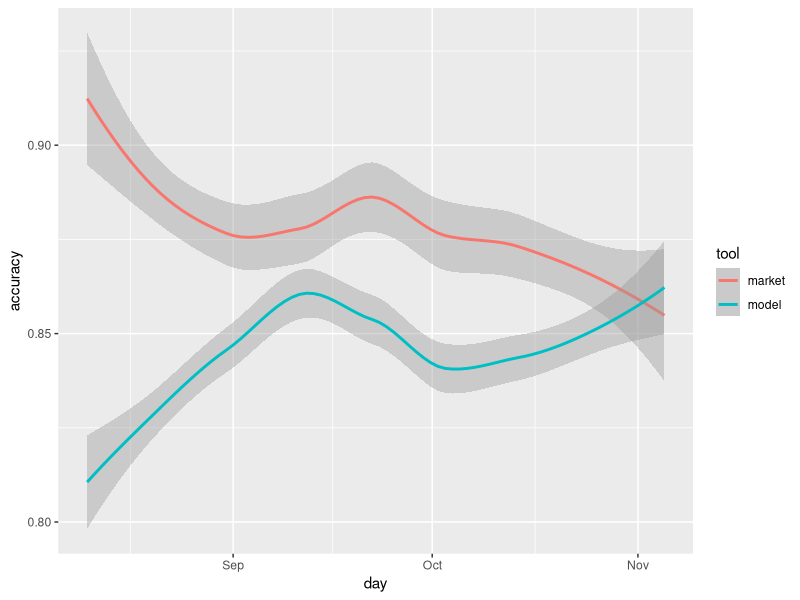

Reproduce this figure in R.
library(tidyverse)
election_results <- read_csv("./data/election_results.csv")
joined <-
  read_csv("./data/joined.csv") %>%
  mutate(party = recode(party, "I" = "D"))

# market over time --------------------------------------------------------

model_correct <- function(data, day) {
  guess <-
    data %>%
    left_join(election_results, by = "code") %>%
    filter(date == day) %>%
    filter(party == "D") %>%
    mutate(guess = if_else(condition = voteshare > 0.5,
                           true = "D",
                           false = "R")) %>%
    mutate(correct = guess == winner) %>%
    select(code, prob, voteshare, dem, guess, winner) %>%
    rename(before = voteshare,
           after = dem)
  return(mean(guess$guess == guess$winner, na.rm = T))
}

accuracy <- tibble(day = unique(joined$date),
                     model_accuracy = rep(NA, n_distinct(joined$date)),
                     market_accuracy = rep(NA, n_distinct(joined$date)))

for (i in 1:nrow(accuracy)) {
  accuracy$model_accuracy[i] <-
    model_correct(joined, day = accuracy$day[i])
}

# model over time ---------------------------------------------------------

market_correct <- function(data, day) {
  guess <-
    data %>%
    left_join(election_results, by = "code") %>%
    filter(date == day) %>%
    filter(party == "D") %>%
    mutate(guess = if_else(condition = price > 0.5,
                           true = "D",
                           false = "R")) %>%
    mutate(correct = guess == winner) %>%
    select(code, price, volume, dem, guess, winner) %>%
    rename(after = dem)
  return(mean(guess$guess == guess$winner, na.rm = T))
}

for (i in 1:nrow(accuracy)) {
  accuracy$market_accuracy[i] <-
    market_correct(joined, day = accuracy$day[i])
}


# plot --------------------------------------------------------------------

accuracy <-
  accuracy %>%
  gather(key = tool,
         value = accuracy,
         model_accuracy,
         market_accuracy) %>%
  filter(day < "2018-11-06") %>%
  arrange(day) %>%
  mutate(tool = recode(tool,
                       "model_accuracy" = "model",
                       "market_accuracy" = "market"))

write_csv(accuracy, "./data/accuracy.csv")


accuracy_over_time <-
  ggplot(accuracy) +
  geom_smooth(aes(x = day,
                  y = accuracy,
                  color = tool))

ggsave(filename = "./plots/accuracy_over_time.png",
       plot = accuracy_over_time,
       dpi = "retina")
